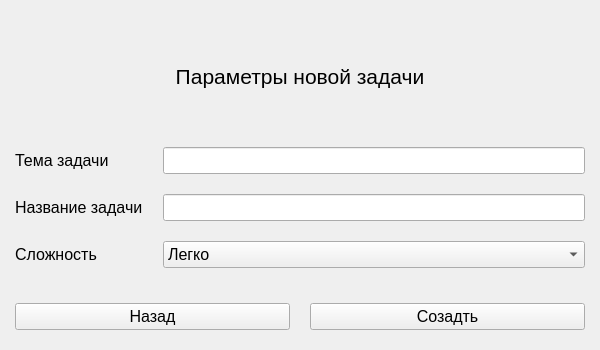
<?xml version="1.0" encoding="UTF-8"?>
<ui version="4.0">
 <class>MainWindow</class>
 <widget class="QMainWindow" name="MainWindow">
  <property name="geometry">
   <rect>
    <x>0</x>
    <y>0</y>
    <width>600</width>
    <height>350</height>
   </rect>
  </property>
  <property name="windowTitle">
   <string>MainWindow</string>
  </property>
  <widget class="QWidget" name="centralwidget">
   <layout class="QVBoxLayout" name="verticalLayout_3">
    <property name="spacing">
     <number>15</number>
    </property>
    <property name="leftMargin">
     <number>15</number>
    </property>
    <property name="topMargin">
     <number>20</number>
    </property>
    <property name="rightMargin">
     <number>15</number>
    </property>
    <property name="bottomMargin">
     <number>20</number>
    </property>
    <item>
     <widget class="QLabel" name="label_title">
      <property name="font">
       <font>
        <pointsize>16</pointsize>
       </font>
      </property>
      <property name="text">
       <string>Параметры новой задачи</string>
      </property>
      <property name="alignment">
       <set>Qt::AlignCenter</set>
      </property>
     </widget>
    </item>
    <item>
     <layout class="QHBoxLayout" name="horizontalLayout_3">
      <property name="spacing">
       <number>20</number>
      </property>
      <property name="bottomMargin">
       <number>20</number>
      </property>
      <item>
       <layout class="QVBoxLayout" name="verticalLayout_2">
        <item>
         <widget class="QLabel" name="label_theme">
          <property name="font">
           <font>
            <pointsize>12</pointsize>
           </font>
          </property>
          <property name="text">
           <string>Тема задачи</string>
          </property>
         </widget>
        </item>
        <item>
         <widget class="QLabel" name="label_name">
          <property name="font">
           <font>
            <pointsize>12</pointsize>
           </font>
          </property>
          <property name="text">
           <string>Название задачи</string>
          </property>
         </widget>
        </item>
        <item>
         <widget class="QLabel" name="label_complexity">
          <property name="font">
           <font>
            <pointsize>12</pointsize>
           </font>
          </property>
          <property name="text">
           <string>Сложность</string>
          </property>
         </widget>
        </item>
       </layout>
      </item>
      <item>
       <layout class="QVBoxLayout" name="verticalLayout">
        <item>
         <widget class="QLineEdit" name="lineEdit_theme">
          <property name="font">
           <font>
            <pointsize>12</pointsize>
           </font>
          </property>
          <property name="alignment">
           <set>Qt::AlignCenter</set>
          </property>
         </widget>
        </item>
        <item>
         <widget class="QLineEdit" name="lineEdit_name">
          <property name="font">
           <font>
            <pointsize>12</pointsize>
           </font>
          </property>
          <property name="alignment">
           <set>Qt::AlignCenter</set>
          </property>
         </widget>
        </item>
        <item>
         <widget class="QComboBox" name="comboBox_complexity">
          <property name="font">
           <font>
            <pointsize>12</pointsize>
           </font>
          </property>
          <property name="layoutDirection">
           <enum>Qt::LeftToRight</enum>
          </property>
          <item>
           <property name="text">
            <string>Легко</string>
           </property>
          </item>
          <item>
           <property name="text">
            <string>Средне</string>
           </property>
          </item>
          <item>
           <property name="text">
            <string>Сложно</string>
           </property>
          </item>
          <item>
           <property name="text">
            <string>Невозможно</string>
           </property>
          </item>
         </widget>
        </item>
       </layout>
      </item>
     </layout>
    </item>
    <item>
     <layout class="QHBoxLayout" name="horizontalLayout">
      <property name="spacing">
       <number>20</number>
      </property>
      <item>
       <widget class="QPushButton" name="pushButton_back">
        <property name="font">
         <font>
          <pointsize>12</pointsize>
         </font>
        </property>
        <property name="text">
         <string>Назад</string>
        </property>
       </widget>
      </item>
      <item>
       <widget class="QPushButton" name="pushButton_create">
        <property name="font">
         <font>
          <pointsize>12</pointsize>
         </font>
        </property>
        <property name="text">
         <string>Созадть</string>
        </property>
       </widget>
      </item>
     </layout>
    </item>
   </layout>
  </widget>
 </widget>
 <resources/>
 <connections/>
</ui>
